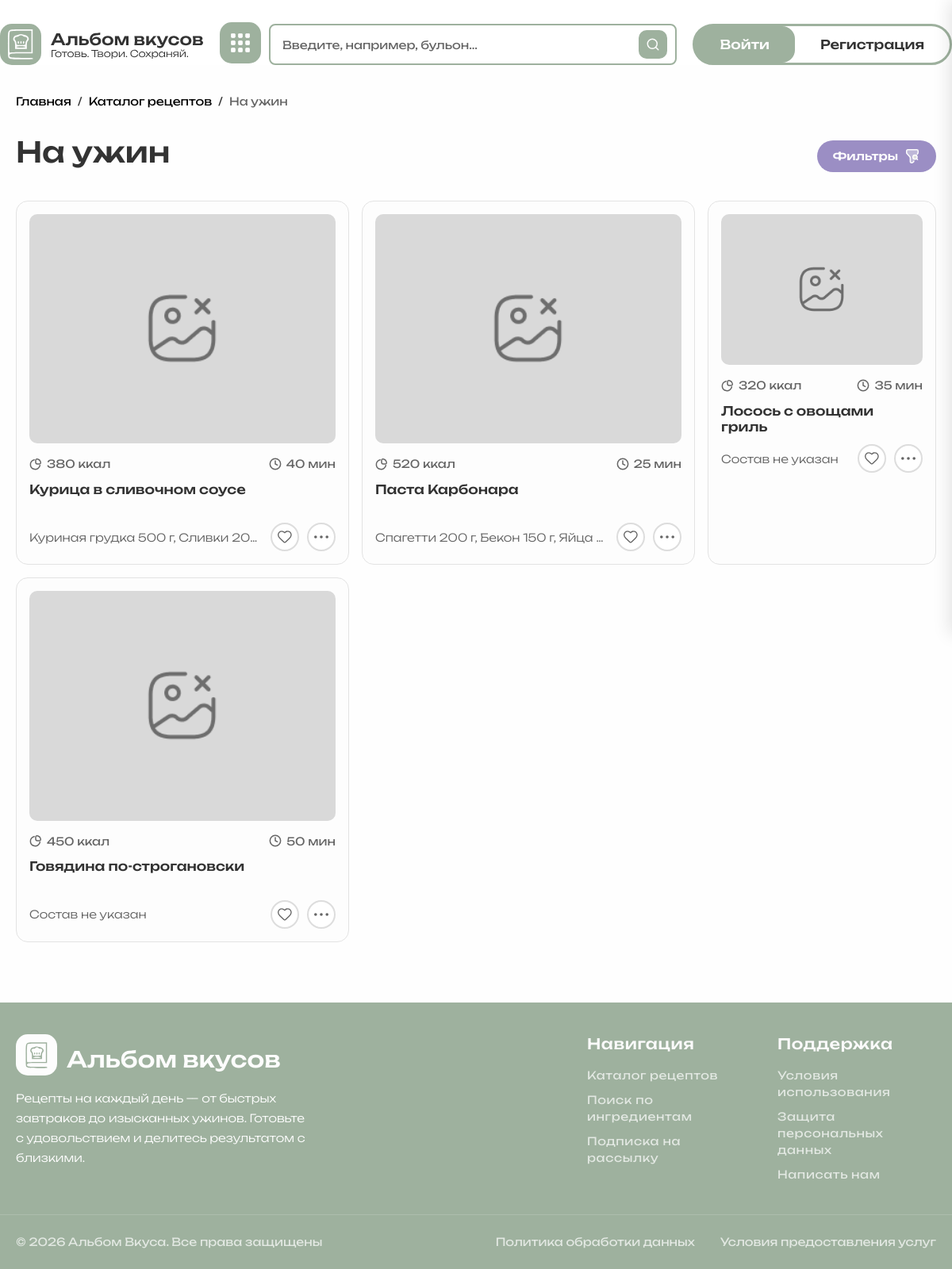
/?page=category&slug=for-dinner, run on the app's committed database.
### tables this page shows
CREATE TABLE `categories` (
  `id` char(36) NOT NULL DEFAULT (uuid()),
  `name` varchar(100) NOT NULL,
  `slug` varchar(100) NOT NULL,
  `description` text,
  `image_url` varchar(255) DEFAULT NULL,
  `created_at` datetime NOT NULL DEFAULT CURRENT_TIMESTAMP
);

CREATE TABLE `recipes` (
  `id` char(36) NOT NULL DEFAULT (uuid()),
  `title` varchar(255) NOT NULL,
  `description` text,
  `cover_url` text,
  `author_id` char(36) DEFAULT NULL,
  `cooking_time` int DEFAULT NULL,
  `servings` int DEFAULT NULL,
  `calories` int DEFAULT NULL,
  `status` enum('draft','published','hidden','moderation') NOT NULL DEFAULT 'draft',
  `created_at` datetime NOT NULL DEFAULT CURRENT_TIMESTAMP,
  `updated_at` datetime NOT NULL DEFAULT CURRENT_TIMESTAMP ON UPDATE CURRENT_TIMESTAMP,
  `deleted_at` datetime DEFAULT NULL
);

### pages/category.php (the view, shortened to what this page needs)
<?php
    global $connect;
    $slug = trim($_GET['slug'] ?? '');
    $stmt = $connect->prepare("SELECT id, name, slug, description, image_url FROM categories WHERE slug = ?");
    $stmt->execute([$slug]);
    $category = $stmt->fetch(PDO::FETCH_ASSOC);
    $category_id = $category['id'];
    $per_page = 12;
    $current_page = isset($_GET['p']) ? max(1, (int)$_GET['p']) : 1;
    $offset = ($current_page - 1) * $per_page;
    $connect->query("SET SESSION group_concat_max_len = 10000");
    $where = [
        "rc.category_id = ?",
        "r.status = 'published'",
        "r.deleted_at IS NULL"
    ];
    $params = [$category_id];
    $where_sql = implode(" AND ", $where);
    $sort = $_GET['sort'] ?? 'newest';
    $order_sql = match ($sort) {
        'time'     => "r.cooking_time ASC",
        'calories' => "r.calories ASC",
        default    => "r.created_at DESC"
    };
    $sql = "SELECT
                r.id, r.title, r.description, r.cover_url,
                r.calories, r.cooking_time, r.servings,
                r.created_at,
                u.id AS author_id, u.username AS author_name, u.avatar_url AS author_avatar,
                GROUP_CONCAT(CONCAT(ri.name, ' ', ri.amount) ORDER BY ri.order_index ASC SEPARATOR ', ') AS ingredients,
                COUNT(DISTINCT uf.user_id) AS likes_count
            FROM recipes r
            INNER JOIN recipe_categories rc ON r.id = rc.recipe_id
            LEFT JOIN users u ON r.author_id = u.id
            LEFT JOIN recipe_ingredients ri ON r.id = ri.recipe_id
            LEFT JOIN user_favorites uf ON r.id = uf.recipe_id
            WHERE $where_sql
            GROUP BY r.id
            ORDER BY $order_sql
            LIMIT $per_page OFFSET $offset";
    $stmt = $connect->prepare($sql);
    $stmt->execute($params);
    $recipes = $stmt->fetchAll(PDO::FETCH_ASSOC);
    $liked_recipe_ids = [];
?>
<div class="container">
    <div class="category_header">
        <div class="category_title_block">
            <nav class="breadcrumbs">
                <a href="?page=main">Главная</a>
                <a href="?page=categories">Каталог рецептов</a>
                <span><?= htmlspecialchars($category['name']) ?></span>
            </nav>
            <h2><?= htmlspecialchars($category['name']) ?></h2>
        </div>
        <button class="action-btn" id="openFiltersBtn">Фильтры</button>
    </div>
    <div class="recipes_grid">
        <?php if (!empty($recipes)): ?>
        <?php foreach ($recipes as $recipe): ?>
        <div class="recipe_card" data-recipe-id="<?= $recipe['id'] ?>" data-url="?page=recipe&id=<?= $recipe['id'] ?>">
            <a href="?page=recipe&id=<?= $recipe['id'] ?>" class="recipe_card_clickable_area">
                <div class="recipe_card_image">
                    <img src="<?= htmlspecialchars($recipe['cover_url'] ?: 'asset/img/placeholder.png') ?>"
                        alt="<?= htmlspecialchars($recipe['title']) ?>" loading="lazy">
                </div>
                <div class="recipe_card_body">
                    <div class="recipe_card_meta">
                        <span class="meta_item">
                            <img src="asset/img/icon_kkal.svg" alt="kkal">
                            <?= (int)($recipe['calories'] ?? 0) ?> ккал
                        </span>
                        <span class="meta_item">
                            <img src="asset/img/icon_clock.svg" alt="time">
                            <?= (int)($recipe['cooking_time'] ?? 0) ?> мин
                        </span>
                    </div>
                    <h3 class="recipe_card_title"><?= htmlspecialchars($recipe['title']) ?></h3>
                    <div class="recipe_card_footer">
                        <p class="recipe_card_ingredients">
                            <?= htmlspecialchars(mb_strimwidth($recipe['ingredients'] ?? 'Состав не указан', 0, 50, '...')) ?>
                        </p>
                        <div class="recipe_card_actions">
                            <?php
                                $is_liked = in_array($recipe['id'], $liked_recipe_ids);
                                $heart_class = $is_liked ? 'active' : '';
                                $heart_icon = $is_liked ? 'icon_heart-active.svg' : 'icon_heart.svg';
                            ?>
                            <button class="btn_icon btn_heart <?= $heart_class ?>" title="В избранное"
                                data-recipe-id="<?= $recipe['id'] ?>">
                                <img src="asset/img/<?= $heart_icon ?>" alt="heart">
                            </button>
                            <button class="btn_icon btn_more" title="Ещё" data-toggle="details">
                                <img src="asset/img/icon_more.svg" alt="more">
                            </button>
                        </div>
                    </div>
                </div>
            </a>
        </div>
        <?php endforeach; ?>
        <?php else: ?>
        <p style="grid-column: 1/-1; text-align: center; padding: 40px 0;">
            В этой категории пока нет опубликованных рецептов.
        </p>
        <?php endif; ?>
    </div>
</div>

### data on the page
categories: name "На ужин"
recipes: calories "380", cooking_time "40", title "Курица в сливочном соусе", ingredients "Куриная грудка 500 г, Сливки 20…"
recipes: calories "520", cooking_time "25", title "Паста Карбонара", ingredients "Спагетти 200 г, Бекон 150 г, Яйца…"
recipes: calories "320", cooking_time "35", title "Лосось с овощами гриль", ingredients "Состав не указан"
recipes: calories "450", cooking_time "50", title "Говядина по-строгановски", ingredients "Состав не указан"
